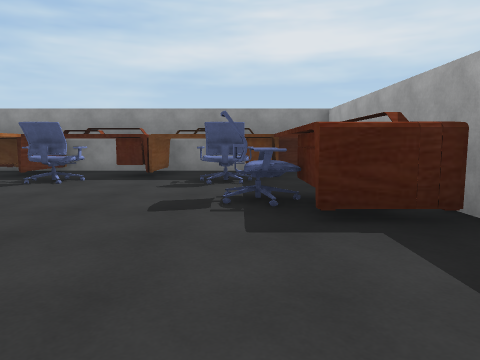
View 1 (above)

20 first-person views from a walk through a scene from a Unity 3-D project. The camera is 1.3 m above the floor, tilts 6° down and sees 70° across. The floor is counted in squares, 2 m on a side. Each view is taken from the middle of a square. On the plan, view 1 faces up. The plan holds only what a view shows up to about 10 squares ahead; the rest is blank. Some surface patterns are stand-ins.

View 2
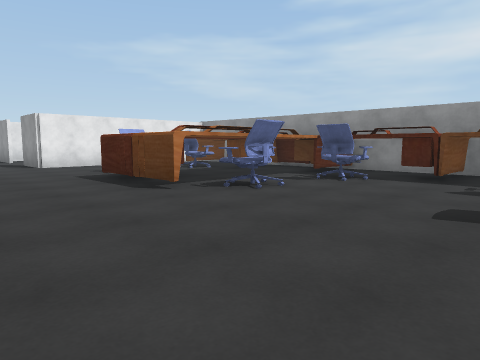

View 3
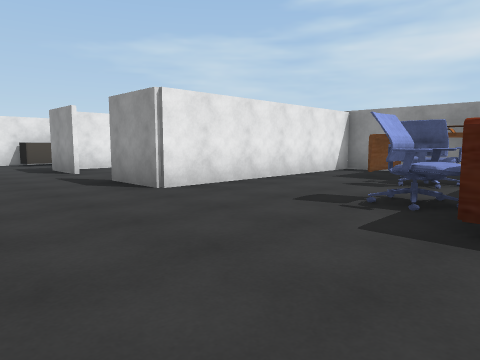

View 4
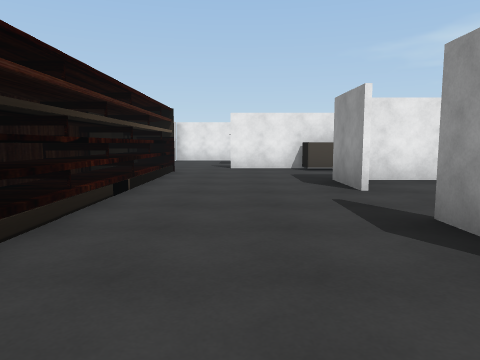

View 5
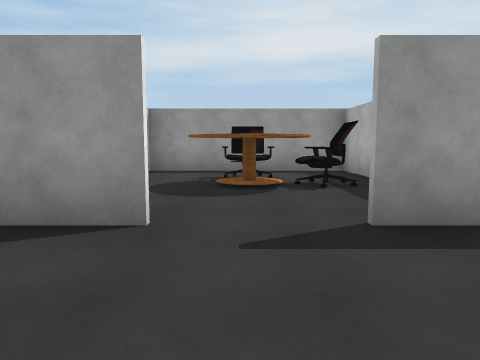

View 6
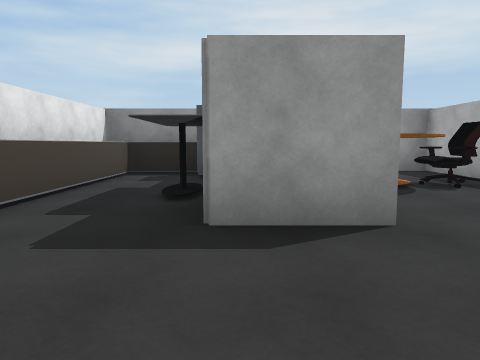

View 7
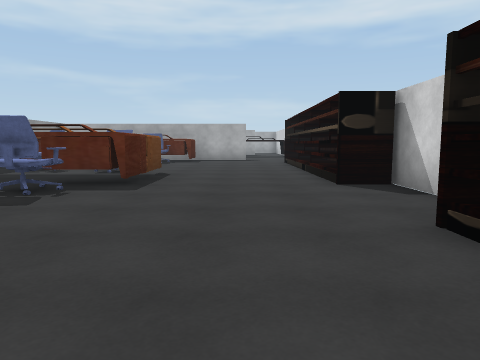

View 8
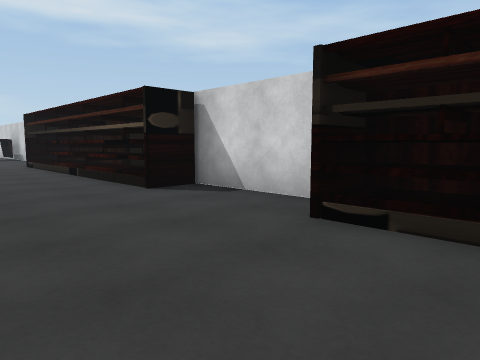

View 9
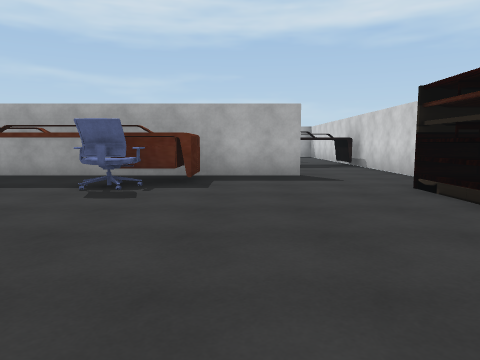

View 10
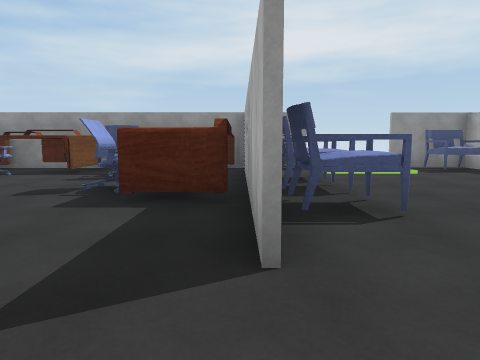

View 11
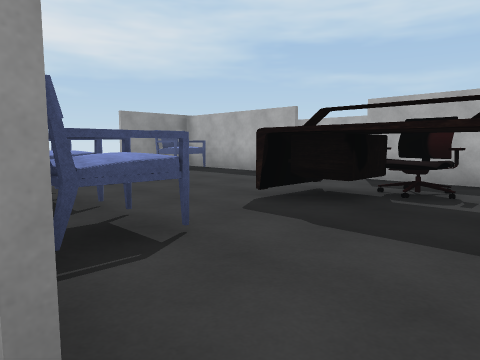

View 12
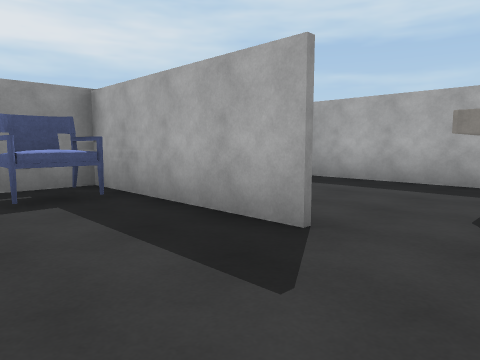

View 13
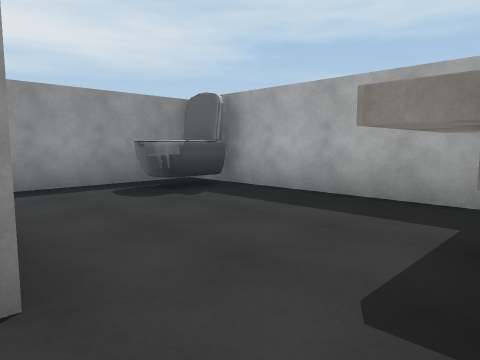

View 14
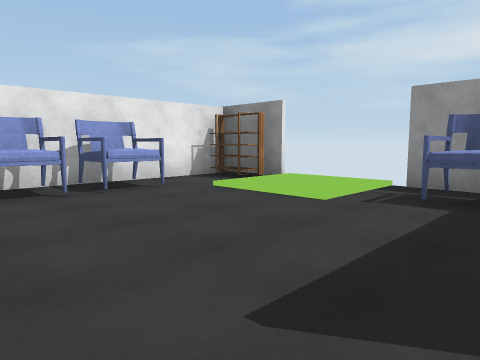

View 15
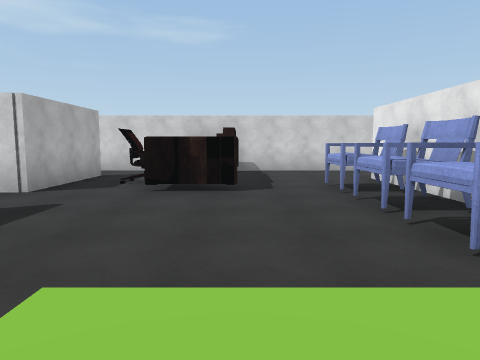

View 16
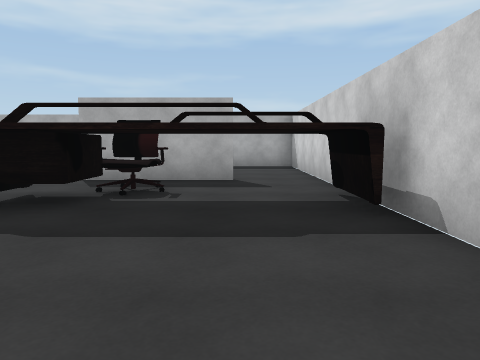

View 17
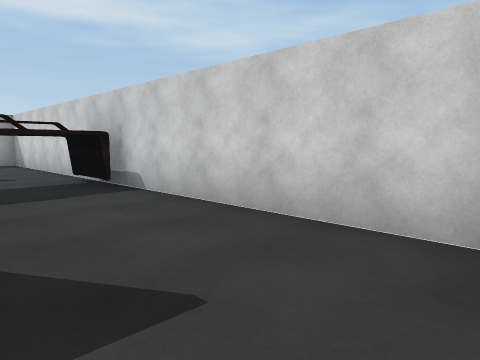

View 18
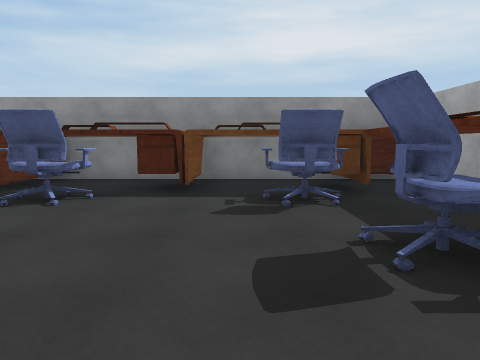

View 19
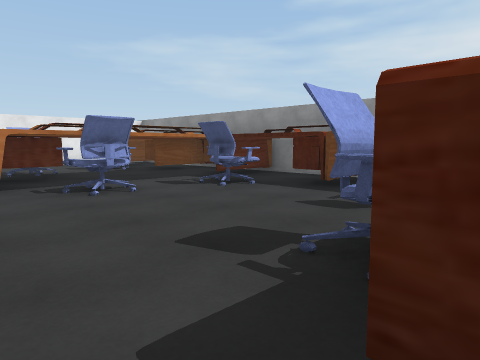

View 20
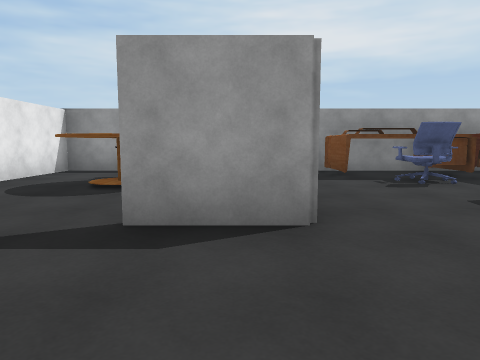

### Floor plan
Key: @ floor where view 1 was taken; # wall or solid block; . main floor; : floor 0.25 m higher than the main floor; / step, stairs or slope; ^ raised ledge; T table; F fridge; H thing the floor can be seen under or through; B bookshelf; S sink; I toilet; O other object.
Columns run from 18 left of view 1 to 12 right of it. Each row starts with its distance up from view 1.
  9    ######           ##   ######
  8 #OO.....#TTT^^TTTTT##B/:/O#..I#
  7 #.F#.O..#TTT ^TTTTT##./:/O#..I#
  6 #..#.OO.#.O. ^.O..O##.....#...#
  5 #..#.TO.#... ^.....##O....#...#
  4 #.T#....#..O^^O...O##O......SS#
  3 #..##..##...^^.....##O.....##S
  2 #...................#O.HH.#
  1 #...................#..HHO#
  0 ..................@....H  H...#
 -1 .########...#######....##  ####
 -2         #####     ######

Where each view was taken, in squares from view 1:
view 1: 0 up, 0 right, facing up
view 2: 0 up, 0 right, facing up-left
view 3: 0 up, 6 left, facing up-left
view 4: 1 up, 9 left, facing left
view 5: 0 up, 13 left, facing up
view 6: 0 up, 15 left, facing up
view 7: 1 up, 12 left, facing right
view 8: 2 up, 11 left, facing down-right
view 9: 2 up, 5 left, facing right
view 10: 1 down, 2 right, facing up
view 11: 0 up, 2 right, facing up-right
view 12: 3 up, 6 right, facing up-right
view 13: 3 up, 8 right, facing up-right
view 14: 3 up, 8 right, facing up-left
view 15: 8 up, 5 right, facing down
view 16: 0 up, 2 right, facing right
view 17: 1 up, 0 right, facing down-right
view 18: 2 up, 1 left, facing up
view 19: 2 up, 1 right, facing up-left
view 20: 0 up, 11 left, facing up
